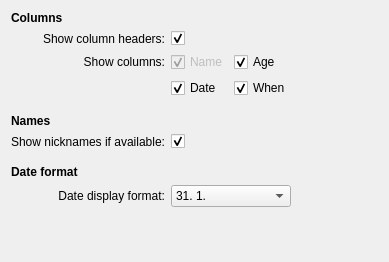
<?xml version="1.0" encoding="UTF-8"?>
<ui version="4.0">
 <class>BirthdayListTableConfig</class>
 <widget class="QWidget" name="BirthdayListTableConfig">
  <property name="geometry">
   <rect>
    <x>0</x>
    <y>0</y>
    <width>389</width>
    <height>262</height>
   </rect>
  </property>
  <property name="windowTitle">
   <string>Form</string>
  </property>
  <layout class="QGridLayout" name="gridLayout">
   <item row="0" column="0">
    <widget class="QLabel" name="lblTitleColumns">
     <property name="font">
      <font>
       <weight>75</weight>
       <bold>true</bold>
      </font>
     </property>
     <property name="text">
      <string>Columns</string>
     </property>
    </widget>
   </item>
   <item row="17" column="0">
    <spacer name="spacerScreenBottom">
     <property name="orientation">
      <enum>Qt::Vertical</enum>
     </property>
     <property name="sizeHint" stdset="0">
      <size>
       <width>20</width>
       <height>40</height>
      </size>
     </property>
    </spacer>
   </item>
   <item row="1" column="0">
    <widget class="QLabel" name="lblShowColumnHeaders">
     <property name="text">
      <string>Show column headers:</string>
     </property>
     <property name="alignment">
      <set>Qt::AlignRight|Qt::AlignTrailing|Qt::AlignVCenter</set>
     </property>
    </widget>
   </item>
   <item row="1" column="1">
    <widget class="QCheckBox" name="chckShowColumnHeaders">
     <property name="sizePolicy">
      <sizepolicy hsizetype="Preferred" vsizetype="Fixed">
       <horstretch>0</horstretch>
       <verstretch>0</verstretch>
      </sizepolicy>
     </property>
     <property name="text">
      <string/>
     </property>
     <property name="checked">
      <bool>true</bool>
     </property>
    </widget>
   </item>
   <item row="11" column="0">
    <spacer name="spacerColumnsBottom">
     <property name="orientation">
      <enum>Qt::Vertical</enum>
     </property>
     <property name="sizeType">
      <enum>QSizePolicy::Fixed</enum>
     </property>
     <property name="sizeHint" stdset="0">
      <size>
       <width>40</width>
       <height>10</height>
      </size>
     </property>
    </spacer>
   </item>
   <item row="6" column="1">
    <widget class="QCheckBox" name="chckShowColDate">
     <property name="text">
      <string>Date</string>
     </property>
     <property name="checked">
      <bool>true</bool>
     </property>
    </widget>
   </item>
   <item row="3" column="0">
    <widget class="QLabel" name="lblShowColumns">
     <property name="text">
      <string>Show columns:</string>
     </property>
     <property name="alignment">
      <set>Qt::AlignRight|Qt::AlignTrailing|Qt::AlignVCenter</set>
     </property>
    </widget>
   </item>
   <item row="6" column="2">
    <widget class="QCheckBox" name="chckShowColWhen">
     <property name="text">
      <string>When</string>
     </property>
     <property name="checked">
      <bool>true</bool>
     </property>
    </widget>
   </item>
   <item row="3" column="1">
    <widget class="QCheckBox" name="chckShowColName">
     <property name="enabled">
      <bool>false</bool>
     </property>
     <property name="text">
      <string>Name</string>
     </property>
     <property name="checkable">
      <bool>true</bool>
     </property>
     <property name="checked">
      <bool>true</bool>
     </property>
    </widget>
   </item>
   <item row="3" column="2">
    <widget class="QCheckBox" name="chckShowColAge">
     <property name="text">
      <string>Age</string>
     </property>
     <property name="checked">
      <bool>true</bool>
     </property>
    </widget>
   </item>
   <item row="12" column="0">
    <widget class="QLabel" name="lblTitleNames">
     <property name="font">
      <font>
       <weight>75</weight>
       <bold>true</bold>
      </font>
     </property>
     <property name="text">
      <string>Names</string>
     </property>
    </widget>
   </item>
   <item row="13" column="0">
    <widget class="QLabel" name="lblShowNicknames">
     <property name="text">
      <string>Show nicknames if available:</string>
     </property>
     <property name="alignment">
      <set>Qt::AlignRight|Qt::AlignTrailing|Qt::AlignVCenter</set>
     </property>
    </widget>
   </item>
   <item row="14" column="0">
    <spacer name="spacerNamesBottom">
     <property name="orientation">
      <enum>Qt::Vertical</enum>
     </property>
     <property name="sizeType">
      <enum>QSizePolicy::Fixed</enum>
     </property>
     <property name="sizeHint" stdset="0">
      <size>
       <width>20</width>
       <height>10</height>
      </size>
     </property>
    </spacer>
   </item>
   <item row="13" column="1">
    <widget class="QCheckBox" name="chckShowNicknames">
     <property name="text">
      <string/>
     </property>
     <property name="checked">
      <bool>true</bool>
     </property>
    </widget>
   </item>
   <item row="6" column="3">
    <spacer name="spacerScreenRight">
     <property name="orientation">
      <enum>Qt::Horizontal</enum>
     </property>
     <property name="sizeHint" stdset="0">
      <size>
       <width>40</width>
       <height>20</height>
      </size>
     </property>
    </spacer>
   </item>
   <item row="15" column="0">
    <widget class="QLabel" name="lblTitleDateFormat">
     <property name="font">
      <font>
       <weight>75</weight>
       <bold>true</bold>
      </font>
     </property>
     <property name="text">
      <string>Date format</string>
     </property>
    </widget>
   </item>
   <item row="16" column="0">
    <widget class="QLabel" name="lblDateDisplayFormat">
     <property name="text">
      <string>Date display format:</string>
     </property>
     <property name="alignment">
      <set>Qt::AlignRight|Qt::AlignTrailing|Qt::AlignVCenter</set>
     </property>
    </widget>
   </item>
   <item row="16" column="1" colspan="2">
    <widget class="QComboBox" name="cmbDateDisplayFormat">
     <item>
      <property name="text">
       <string notr="true">31. 1.</string>
      </property>
     </item>
     <item>
      <property name="text">
       <string notr="true">31. 01.</string>
      </property>
     </item>
     <item>
      <property name="text">
       <string notr="true">31-1</string>
      </property>
     </item>
     <item>
      <property name="text">
       <string notr="true">31-01</string>
      </property>
     </item>
     <item>
      <property name="text">
       <string notr="true">1-31</string>
      </property>
     </item>
     <item>
      <property name="text">
       <string notr="true">01-31</string>
      </property>
     </item>
     <item>
      <property name="text">
       <string notr="true">31/1</string>
      </property>
     </item>
     <item>
      <property name="text">
       <string notr="true">31/01</string>
      </property>
     </item>
     <item>
      <property name="text">
       <string notr="true">1/31</string>
      </property>
     </item>
     <item>
      <property name="text">
       <string notr="true">01/31</string>
      </property>
     </item>
    </widget>
   </item>
  </layout>
 </widget>
 <tabstops>
  <tabstop>chckShowColumnHeaders</tabstop>
  <tabstop>chckShowColName</tabstop>
  <tabstop>chckShowColAge</tabstop>
  <tabstop>chckShowColDate</tabstop>
  <tabstop>chckShowColWhen</tabstop>
  <tabstop>chckShowNicknames</tabstop>
 </tabstops>
 <resources/>
 <connections/>
</ui>
